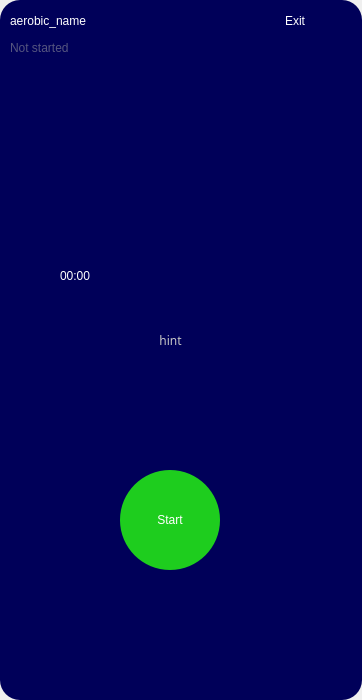
<?xml version="1.0" encoding="UTF-8"?>
<ui version="4.0">
 <class>ImplementAerobicDialog</class>
 <widget class="QDialog" name="ImplementAerobicDialog">
  <property name="geometry">
   <rect>
    <x>0</x>
    <y>0</y>
    <width>362</width>
    <height>700</height>
   </rect>
  </property>
  <property name="minimumSize">
   <size>
    <width>300</width>
    <height>666</height>
   </size>
  </property>
  <property name="windowTitle">
   <string>Dialog</string>
  </property>
  <layout class="QVBoxLayout" name="verticalLayout_2">
   <property name="leftMargin">
    <number>0</number>
   </property>
   <property name="topMargin">
    <number>0</number>
   </property>
   <property name="rightMargin">
    <number>0</number>
   </property>
   <property name="bottomMargin">
    <number>0</number>
   </property>
   <item>
    <widget class="QFrame" name="frame">
     <property name="styleSheet">
      <string notr="true">#frame{
	background-color:rgb(0, 0, 89);
	border-top-right-radius:20px;
	border-top-left-radius:20px;
	border-bottom-right-radius:20px;
	border-bottom-left-radius:20px;
}


#button_back {
    font: 9pt &quot;微软雅黑&quot;;
    border-radius: 6px; /* 轻微圆角 */
    background-color: white; /* 纯白背景 */
    color: black; /* 黑色文字 */
    min-width: 60px;
    min-height: 45px;

}

#button_back:hover {
    background-color: #f0f0f0; /* 浅灰色悬浮效果 */
    margin-top: 2px; /* 轻微下移，增加按压感 */
}

#button_back:pressed {
    background-color: #e0e0e0; /* 按下时变深灰 */
    margin-top: 1px; /* 按下时轻微上移 */
}

QPushButton:disabled {
    background-color: #f8f8f8;
    color: gray;
    border-color: #ddd;
}


QLabel {
	font: 700 12pt &quot;微软雅黑&quot;;
	color: white
}




</string>
     </property>
     <property name="frameShape">
      <enum>QFrame::Shape::StyledPanel</enum>
     </property>
     <property name="frameShadow">
      <enum>QFrame::Shadow::Raised</enum>
     </property>
     <widget class="QLabel" name="label_aerobic_state">
      <property name="geometry">
       <rect>
        <x>10</x>
        <y>40</y>
        <width>211</width>
        <height>16</height>
       </rect>
      </property>
      <property name="styleSheet">
       <string notr="true">color:rgb(85, 85, 127)</string>
      </property>
      <property name="text">
       <string>Not started</string>
      </property>
     </widget>
     <widget class="QLabel" name="label_aerobic_name">
      <property name="geometry">
       <rect>
        <x>10</x>
        <y>10</y>
        <width>111</width>
        <height>21</height>
       </rect>
      </property>
      <property name="styleSheet">
       <string notr="true">color:white</string>
      </property>
      <property name="text">
       <string>aerobic_name</string>
      </property>
     </widget>
     <widget class="QLabel" name="label_aerobic_time">
      <property name="geometry">
       <rect>
        <x>60</x>
        <y>200</y>
        <width>221</width>
        <height>151</height>
       </rect>
      </property>
      <property name="styleSheet">
       <string notr="true">font: 700 56pt &quot;微软雅黑&quot;;
color:rgb(255, 255, 255)</string>
      </property>
      <property name="text">
       <string>00:00</string>
      </property>
     </widget>
     <widget class="QLabel" name="label_aerobic_hint">
      <property name="geometry">
       <rect>
        <x>0</x>
        <y>330</y>
        <width>341</width>
        <height>20</height>
       </rect>
      </property>
      <property name="styleSheet">
       <string notr="true">font:Regular 24px ;
color:rgb(198, 198, 198);</string>
      </property>
      <property name="text">
       <string>hint</string>
      </property>
      <property name="alignment">
       <set>Qt::AlignmentFlag::AlignCenter</set>
      </property>
     </widget>
     <widget class="QPushButton" name="button_aerboic_start">
      <property name="geometry">
       <rect>
        <x>120</x>
        <y>470</y>
        <width>100</width>
        <height>100</height>
       </rect>
      </property>
      <property name="styleSheet">
       <string notr="true">            QPushButton {
                background-color: rgb(30, 205, 30);  /* 绿色背景 */
                color: white;               /* 黑色字体 */
				font: 700 12pt &quot;微软雅黑&quot;;
                border: none;
                border-radius: 50px;       /* 半径 = 宽高一半，形成圆形 */
            }
            QPushButton:hover {
                background-color: #45a049;
            }
            QPushButton:pressed {
                background-color: #388E3C;
            }</string>
      </property>
      <property name="text">
       <string>Start</string>
      </property>
     </widget>
     <widget class="QPushButton" name="button_aerobic_quit">
      <property name="geometry">
       <rect>
        <x>280</x>
        <y>10</y>
        <width>30</width>
        <height>21</height>
       </rect>
      </property>
      <property name="styleSheet">
       <string notr="true">QPushButton{
	border:none;
	color:white;
	font: 700 12pt &quot;微软雅黑&quot;;
}</string>
      </property>
      <property name="text">
       <string>Exit</string>
      </property>
     </widget>
    </widget>
   </item>
  </layout>
 </widget>
 <resources/>
 <connections>
  <connection>
   <sender>button_aerobic_quit</sender>
   <signal>clicked()</signal>
   <receiver>ImplementAerobicDialog</receiver>
   <slot>close()</slot>
   <hints>
    <hint type="sourcelabel">
     <x>300</x>
     <y>29</y>
    </hint>
    <hint type="destinationlabel">
     <x>269</x>
     <y>6</y>
    </hint>
   </hints>
  </connection>
 </connections>
</ui>
